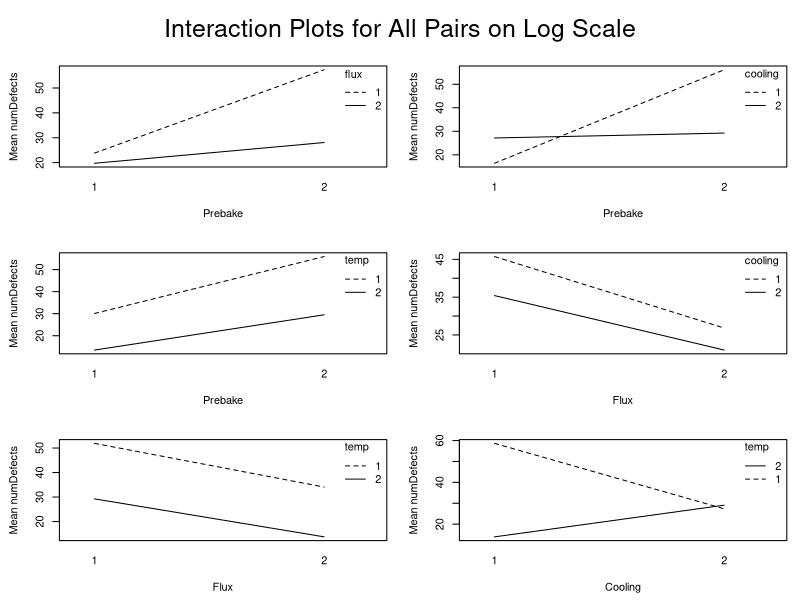
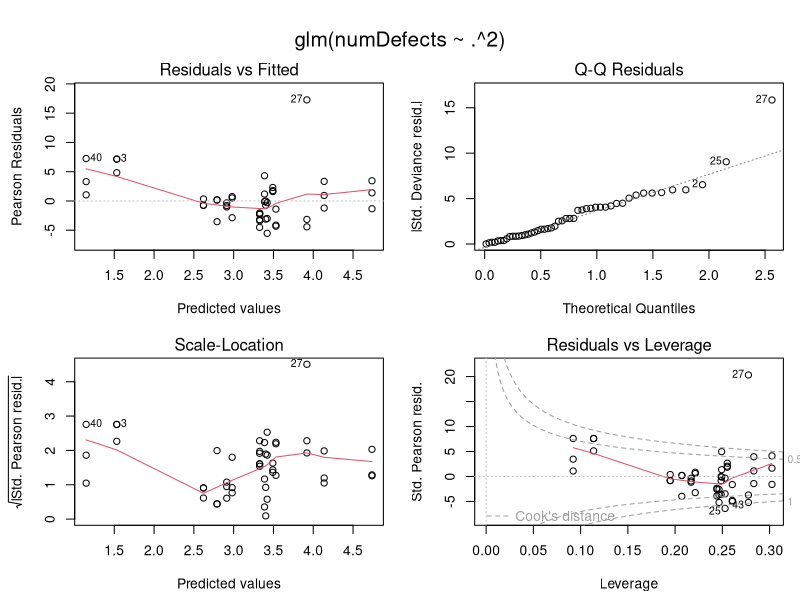
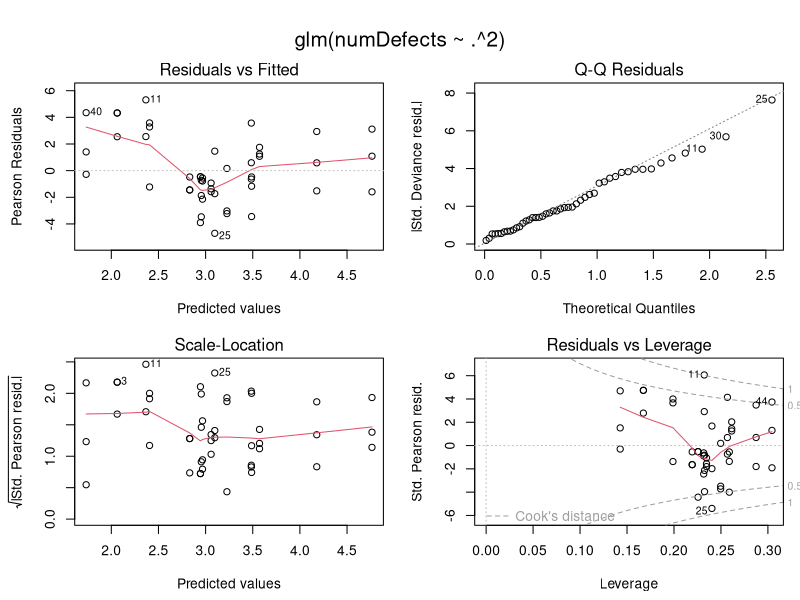

The R source for these figures, in order:
## ---- chunk 1
data <- read.table(file ="data.txt", header=TRUE)
dim(data)
names(data)
data$prebake <- factor(data$prebake)
data$flux <- factor(data$flux)
data$cooling <- factor(data$cooling)
data$temp <- factor(data$temp)
str(data)
## ---- chunk 2
par(mfrow = c(3, 2), mar = c(4.5, 4.5, 2, 1), oma = c(0, 0, 3, 0))

# Plot 1: Prebake vs. Flux
with(data, interaction.plot(x.factor = prebake, trace.factor = flux,
                            response = data$numDefects,
                            ylab = "Mean numDefects", xlab = "Prebake"))

# Plot 2: Prebake vs. Cooling
with(data, interaction.plot(x.factor = prebake, trace.factor = cooling,
                            response = data$numDefects,
                            ylab = "Mean numDefects", xlab = "Prebake"))

# Plot 3: Prebake vs. Temp
with(data, interaction.plot(x.factor = prebake, trace.factor = temp,
                            response = data$numDefects,
                            ylab = "Mean numDefects", xlab = "Prebake"))

# Plot 4: Flux vs. Cooling
with(data, interaction.plot(x.factor = flux, trace.factor = cooling,
                            response = data$numDefects,
                            ylab = "Mean numDefects", xlab = "Flux"))

# Plot 5: Flux vs. Temp
with(data, interaction.plot(x.factor = flux, trace.factor = temp,
                            response = data$numDefects,
                            ylab = "Mean numDefects", xlab = "Flux"))

# Plot 6: Cooling vs. Temp
with(data, interaction.plot(x.factor = cooling, trace.factor = temp,
                            response = data$numDefects,
                            ylab = "Mean numDefects", xlab = "Cooling"))

# Add an overall title to the entire set of plots
mtext("Interaction Plots for All Pairs on Log Scale", outer = TRUE, cex = 1.5)
## ---- chunk 3
model1 = glm(numDefects ~ .^2, family = poisson, data = data)
summary(model1)
par(mfrow = c(2,2))
plot(model1)
## ---- chunk 4
data2 = data[-27,]
model1 = glm(numDefects ~ .^2, family = poisson, data = data2)
summary(model1)
par(mfrow = c(2,2))
plot(model1)
df1 = nrow(data) - 11
pearson_chisq1 <- sum(residuals(model1, type="pearson")^2)
pearson_chisq1/df1
## ---- chunk 5
model2 = glm(numDefects ~ .^2, family = quasipoisson, data = data2)
summary(model2)
## ---- chunk 6
drop1(model2, test = "F")
model3 = update(model2, . ~ . - prebake:flux)
drop1(model3,test = "F")
model3 = update(model3, . ~ . - prebake:temp)
drop1(model3,test = "F")
model3 = update(model3, . ~ . - flux:temp)
drop1(model3,test = "F")
model3 = update(model3, . ~ . - flux:cooling)
drop1(model3,test = "F")
summary(model3)
## ---- chunk 7
anova(model3,model2, test = "F")
## ---- chunk 8
summary(model3)
